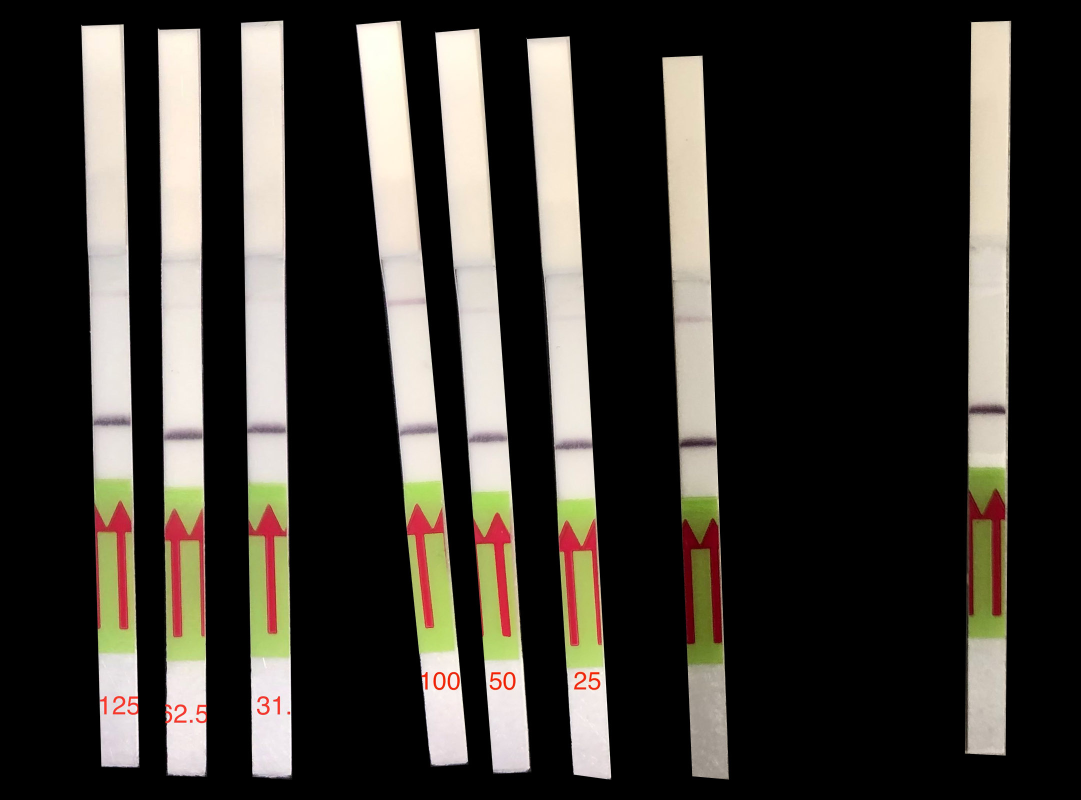
#> input picture notebooks/images/n2-low_concentration.jpg, 2162 x 1600 px (shown at 1/2 size)
$ jupyter execute 'SD from low concentration.ipynb'
#> lines starting #> are read from the running program, lines starting #| are printed output that depends on the picture; after the words box and inside, x2 and y2 are one past the last pixel; in counts of white or black regions, pixels touching at a corner belong together; long printed decimals are rounded
[cell 1]
import cv2
import imutils
import math
import numpy as np
from matplotlib import pyplot as plt

plt.rcParams['figure.figsize'] = [10, 10]

## SD from low concentration

This script calculates the SD across the signals in low concentration tests, and uses that to calcualte the detection threshold using the method from Armbruster and Pry in "Limit of Blank, Limit of Detection and Limit of Quantitation"

[cell 2]
# filename = 'images/N2_LOD_for_app_1_June202019.JPG'
filename = 'images/n2-low_concentration.jpg'
image = cv2.imread(filename)
#> image is the input picture: shape (1600, 2162, 3); mean B, G, R 49.3, 55, 58.9
image = cv2.GaussianBlur(image, (5,5), 0)
plt.imshow(cv2.cvtColor(image, cv2.COLOR_BGR2RGB))

[cell 3]
# Parameters

# TODO: All of these should normalized as a function of the image resolution and expected size of the strips

w = image.shape[0]
h = image.shape[1]

# The Y value above which the top of the strip should be
maxTopY = int(w * 0.2)

# The Y value above which the begining of the sensitive part of the strip should be
maxCenterY = int(w * 0.65)

# Minimum area of the colored center box in the strip
minCenterBoxArea = 10000

# Maximum area of the colored center box in the strip
maxCenterBoxArea = 50000

# Minimum area of the top strip boxes
minTopBoxArea = 25000

# Maximum of the top strip boxes
maxTopBoxArea = 500000

# Minimum intensity for binary thresholding of the top portion of the strips
minStripThreshold = 190

# Sensitive area of the strip
stripWidth = 200
stripHeight = 2000
stripHoldY = 850
maxPeakAlign = 50

# Percentage of the margins to be removed
marginFraction = 0.2

# Times the standard deviation of the mean intensity to detect a peak in first pass
peakSTDScale = 4

# Times the standard deviation of the mean intensity to detect a peak in the final normalized data
peakSTDScaleNorm = 20

# Default peak position to use when the control does not have a positive band
defPeakPosition = 360

# Maximum position for the peak of the control's positive band
maxControlPeakPos = 390

# Red is at the beginning/end of the hue range, so it covers the [0-10] and the [170, 180] (hue in OpenCV varies
# between 0 and 180 degrees)
lower_red1 = np.array([0, 50, 50])
upper_red1 = np.array([15, 255, 255])
lower_red2 = np.array([170, 50, 50])
upper_red2 = np.array([180, 255, 255])

# Green is between 20 and 90 (these ranges can be adjusted)
lower_green = np.array([20, 50, 50])
upper_green = np.array([90, 255, 255])

[cell 4]
# Some utilities

def makeOrderedBox(rect):
    box0 = cv2.boxPoints(rect)
    box0 = np.int0(box0)

    xval = [pt[0] for pt in box0]
    yval = [pt[1] for pt in box0]

    x0 = np.mean(xval)
    y0 = np.mean(yval)

    angles = []
    for i in range(0, len(box0)):
        xi = box0[i][0]
        yi = box0[i][1]
        x = xi - x0
        y = yi - y0
        a = np.arctan2(y, x)
        val = [a, i]
        angles += [val]

    angles.sort(key=lambda val: val[0], reverse=False)
    box = np.array([box0[val[1]] for val in angles])

    return box

def boxMinX(box):
    return min([pt[0] for pt in box])

def boxMaxX(box):
    return max([pt[0] for pt in box])

def boxMinY(box):
    return min([pt[1] for pt in box])

def boxMaxY(box):
    return max([pt[1] for pt in box])

def boxArea(box):
    x0 = np.mean([pt[0] for pt in box])
    y0 = np.mean([pt[1] for pt in box])
    p0 = np.array([x0, y0])

    area = 0
    n = len(box)
    for i in range(0, n):
        p1 = box[i]
        if i < n - 1:
            p2 = box[i + 1]
        else:
            p2 = box[0]

        # Heron's Formula
        a = np.linalg.norm(p1-p0)
        b = np.linalg.norm(p2-p0)
        c = np.linalg.norm(p1-p2)
        s = (a + b + c) / 2
        triarea = np.sqrt(s * (s - a) * (s - b) * (s - c))

        area += triarea

    return area

[cell 5]
# Processing Step 1: detecting the colored area in the strips

# First, convert the image to HSV color space, which makes the color detection straightforward
hsv = cv2.cvtColor(image, cv2.COLOR_BGR2HSV)
#> hsv: shape (1600, 2162, 3); mean H, S, V 13, 17.6, 59.6

# These strips have red arrows on a green background, so we define two masks, one for red and the other for green

red_mask1 = cv2.inRange(hsv, lower_red1, upper_red1)
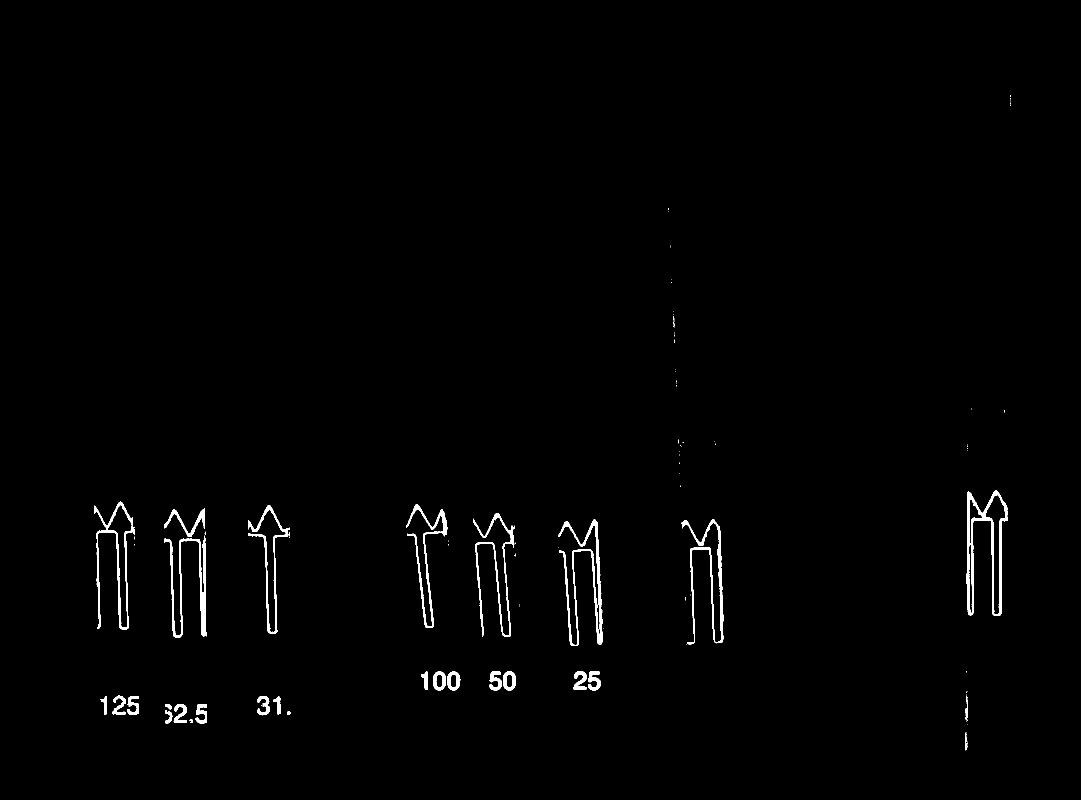
#> red_mask1: shape (1600, 2162) (shown at 1/2 size); 0.99% white; 104 white regions (75 under 20 px), largest, box (x1, y1, x2, y2) and area: (1933, 981, 2015, 1232) 4832, (1116, 1038, 1206, 1292) 3981, (328, 1071, 413, 1275) 3352
red_mask2 = cv2.inRange(hsv, lower_red2, upper_red2)
#> red_mask2: shape (1600, 2162); 1.2% white; 109 white regions (96 under 20 px), largest, box (x1, y1, x2, y2) and area: (1364, 1045, 1443, 1285) 7325, (1116, 1051, 1200, 1290) 5378, (327, 1028, 410, 1271) 5297

red_mask = red_mask1 + red_mask2
#> red_mask: shape (1600, 2162); 2.2% white; 96 white regions (65 under 20 px), largest, box (x1, y1, x2, y2) and area: (1363, 1038, 1448, 1289) 10534, (327, 1016, 413, 1275) 9616, (1116, 1038, 1206, 1292) 9360
green_mask = cv2.inRange(hsv, lower_green, upper_green)
#> green_mask: shape (1600, 2162); 4.3% white; 124 white regions (97 under 20 px), largest, box (x1, y1, x2, y2) and area: (497, 1073, 582, 1316) 15600, (814, 1067, 915, 1307) 14786, (195, 1066, 274, 1308) 13583

mask = red_mask + green_mask
#> mask: shape (1600, 2162); 6.5% white; 203 white regions (161 under 20 px), largest, box (x1, y1, x2, y2) and area: (495, 963, 582, 1316) 28088, (327, 972, 413, 1323) 27848, (1933, 922, 2016, 1299) 27015

plt.imshow(cv2.cvtColor(mask, cv2.COLOR_GRAY2RGB))

[cell 6]
# Processing Step 2: determining the bounding boxes for the colored areas

cnts = cv2.findContours(mask, cv2.RETR_EXTERNAL, cv2.CHAIN_APPROX_SIMPLE)
#> cnts = 203 contours, 167 with area under 20; largest, box (x1, y1, x2, y2) and area: (495, 963, 582, 1316) 28021, (327, 972, 413, 1323) 27948, (1933, 922, 2016, 1299) 27136, (187, 956, 274, 1308) 26810, (805, 960, 915, 1307) 26790
cnts = imutils.grab_contours(cnts)

# Create a copy of the original image to draw the bounding boxes on
tmp = image.copy()

center_boxes = []
for c in cnts:
    M = cv2.moments(c)
    if M["m00"] == 0: continue

    rect = cv2.minAreaRect(c)
    box = makeOrderedBox(rect)

    area = boxArea(box)
    if area < minCenterBoxArea or maxCenterBoxArea < area: continue

    if maxCenterY < boxMinY(box): continue

    print("Found suitable center box")
    print(area)
    print(box)
    center_boxes += [box]

    tmp = cv2.drawContours(tmp, [box], 0, (0,0,255), 10)
    tmp = cv2.circle(tmp, (box[0][0], box[0][1]), 20, (255,0,0), -1)
#> this loop made 203 passes
#> c on passes 1, 5, 8: [[1932, 1507]], [[331, 1435]], [[1932, 1413]]
#> (printed output is left out)
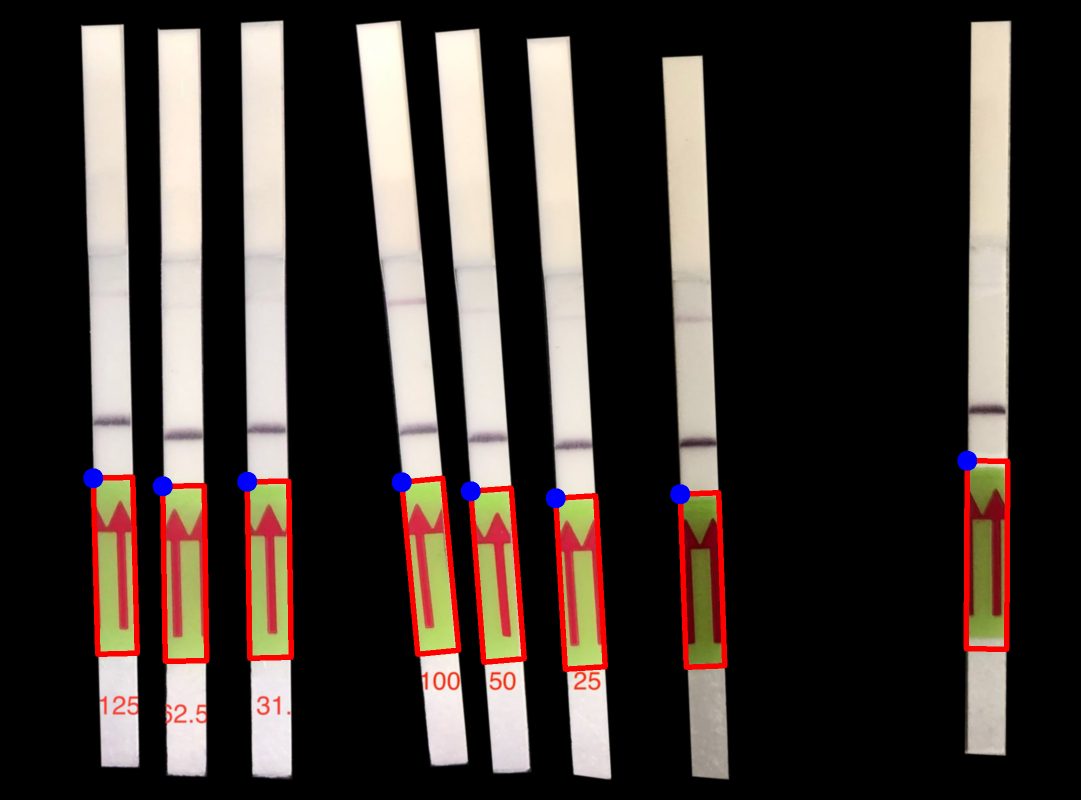
#> tmp: shape (1600, 2162, 3) (shown at 1/2 size); mean B, G, R 48.4, 52.9, 62
#> after the loop, center_boxes = 8 items

plt.imshow(cv2.cvtColor(tmp, cv2.COLOR_BGR2RGB))

[cell 7]
# Processing Step 3: binary thresholding of the entire image to extract the top part of the strips
ret, thresh = cv2.threshold(image, minStripThreshold, 255, cv2.THRESH_BINARY)
#> ret = 190

plt.imshow(cv2.cvtColor(thresh, cv2.COLOR_BGR2RGB))

[cell 8]
# Processing Step 4: detect boundary boxes for the top of the strips

grayscale = cv2.cvtColor(thresh, cv2.COLOR_BGR2GRAY)
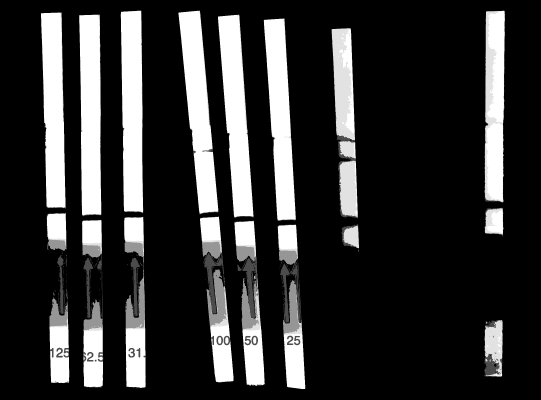
#> grayscale: shape (1600, 2162) (shown at 1/4 size); min 0, max 255, mean 51.3
cnts = cv2.findContours(grayscale, cv2.RETR_EXTERNAL, cv2.CHAIN_APPROX_SIMPLE)
#> cnts = 147 contours, 118 with area under 20; largest, box (x1, y1, x2, y2) and area: (714, 43, 873, 858) 65068, (872, 59, 1014, 872) 64794, (483, 43, 573, 854) 63002, (317, 59, 405, 865) 62420, (1055, 74, 1183, 884) 61520
cnts = imutils.grab_contours(cnts)

# Create a copy of the original image to draw the bounding boxes on
tmp = image.copy()

top_boxes = []
for c in cnts:
    M = cv2.moments(c)
    if M["m00"] == 0: continue

    rect = cv2.minAreaRect(c)
    box = makeOrderedBox(rect)

    area = boxArea(box)
    if area < minTopBoxArea or maxTopBoxArea < area:
        continue

    if maxTopY < boxMinY(box): continue

    print("Found suitable top box")
    print(area)
    print(box)
    top_boxes += [box]

    tmp = cv2.drawContours(tmp, [box], 0, (0,0,255), 10)
    tmp = cv2.circle(tmp, (box[0][0], box[0][1]), 20, (255,0,0), -1)
#> this loop made 147 passes
#> c on passes 1, 3, 5, 7, 8, 10, 11, 16: [[1939, 1286]], [[353, 1275], [356, 1275]], [[544, 1268], [545, 1268]], [[344, 1262]], [[405, 1238], [405, 1239]], [[343, 1226], [343, 1232]], [[364, 1223], [364, 1226]], [[532, 1210], [532, 1218]]
#> (printed output is left out)
#> tmp: shape (1600, 2162, 3); mean B, G, R 45.6, 50.4, 65.1

plt.imshow(cv2.cvtColor(tmp, cv2.COLOR_BGR2RGB))

[cell 9]
# From:
# https://www.cs.hmc.edu/ACM/lectures/intersections.html

def intersectLines(pt1, pt2, ptA, ptB):
    """ this returns the intersection of Line(pt1,pt2) and Line(ptA,ptB)

        returns a tuple: (xi, yi, valid, r, s), where
        (xi, yi) is the intersection
        r is the scalar multiple such that (xi,yi) = pt1 + r*(pt2-pt1)
        s is the scalar multiple such that (xi,yi) = pt1 + s*(ptB-ptA)
            valid == 0 if there are 0 or inf. intersections (invalid)
            valid == 1 if it has a unique intersection ON the segment    """

    DET_TOLERANCE = 0.00000001

    # the first line is pt1 + r*(pt2-pt1)
    # in component form:
    x1, y1 = pt1;   x2, y2 = pt2
    dx1 = x2 - x1;  dy1 = y2 - y1

    # the second line is ptA + s*(ptB-ptA)
    x, y = ptA;   xB, yB = ptB;
    dx = xB - x;  dy = yB - y;

    # we need to find the (typically unique) values of r and s
    # that will satisfy
    #
    # (x1, y1) + r(dx1, dy1) = (x, y) + s(dx, dy)
    #
    # which is the same as
    #
    #    [ dx1  -dx ][ r ] = [ x-x1 ]
    #    [ dy1  -dy ][ s ] = [ y-y1 ]
    #
    # whose solution is
    #
    #    [ r ] = _1_  [  -dy   dx ] [ x-x1 ]
    #    [ s ] = DET  [ -dy1  dx1 ] [ y-y1 ]
    #
    # where DET = (-dx1 * dy + dy1 * dx)
    #
    # if DET is too small, they're parallel
    #
    DET = (-dx1 * dy + dy1 * dx)

    if math.fabs(DET) < DET_TOLERANCE: return (0,0,0,0,0)

    # now, the determinant should be OK
    DETinv = 1.0/DET

    # find the scalar amount along the "self" segment
    r = DETinv * (-dy  * (x-x1) +  dx * (y-y1))

    # find the scalar amount along the input line
    s = DETinv * (-dy1 * (x-x1) + dx1 * (y-y1))

    # return the average of the two descriptions
    xi = (x1 + r*dx1 + x + s*dx)/2.0
    yi = (y1 + r*dy1 + y + s*dy)/2.0
    return ( xi, yi, 1, r, s )

[cell 10]
# Processing Step 5: construct the boxes that enclose the sensitive strip area

# First, order the top and center boxes from left to right
top_boxes.sort(key=lambda box: box[0][0], reverse=False)
center_boxes.sort(key=lambda box: box[0][0], reverse=False)

# Create a copy of the original image to draw the bounding boxes on
tmp = image.copy()

assert(len(top_boxes) == len(center_boxes)), "Different number of top and center boxes"

num_boxes = len(top_boxes)

strip_boxes = []

for i in range(0, num_boxes):
    tbox = top_boxes[i]
    cbox = center_boxes[i]

    # [5 lines of commented-out code are left out]

    tp0, tp1, tp2, tp3 = tbox[3], tbox[0], tbox[1], tbox[2]
    cp0, cp1, cp2, cp3 = cbox[3], cbox[0], cbox[1], cbox[2]

    # The intersection of the lines defining the sides of the strip (tp1-tp0 and tp2-tp3)
    # with the top edge of the center box defines the bottom corners of the area of interest
    res1 = intersectLines(tp1, tp0, cp1, cp2)
    res2 = intersectLines(tp2, tp3, cp1, cp2)

    assert(res1[2] == 1 and res2[2] == 1), "Top and center boxes are not intersecting"

    p1 = np.array([int(round(res1[0])), int(round(res1[1]))])
    p2 = np.array([int(round(res2[0])), int(round(res2[1]))])

    sbox = np.array([p1, tp1, tp2, p2])
#     sbox = np.array([cp1, tp1, tp2, cp2])

    strip_boxes += [sbox]
    tmp = cv2.drawContours(tmp, [sbox], 0, (0, 0, 255), 10)
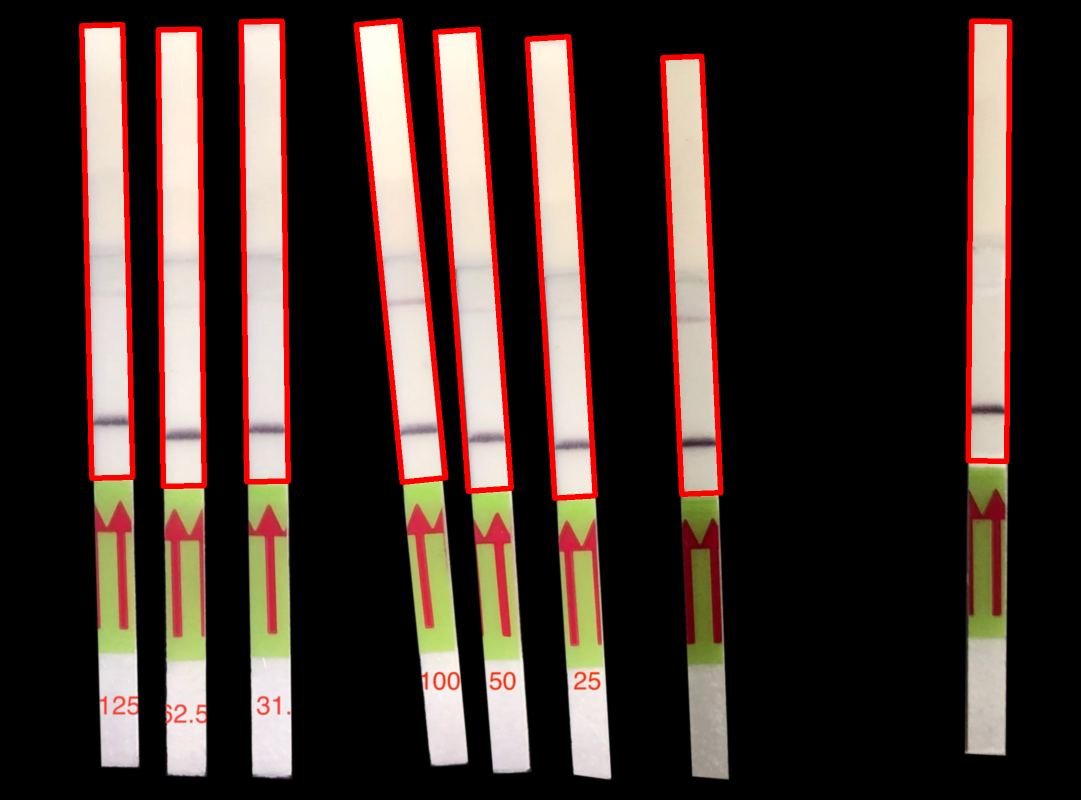
#> tmp: shape (1600, 2162, 3) (shown at 1/2 size); mean B, G, R 44.5, 49.9, 66.3

plt.imshow(cv2.cvtColor(tmp, cv2.COLOR_BGR2RGB))

[cell 11]
# Processing Step 6: Extract the strips into separate images

ref_box = np.array([[0, 0],[0, stripHeight],[stripWidth, stripHeight],[stripWidth, 0]], dtype=float)

raw_strip_images = []
for sbx in strip_boxes:
    h, status = cv2.findHomography(sbx, ref_box)
    img = cv2.warpPerspective(image, h, (stripWidth, stripHeight))
    raw_strip_images += [img]
#> this loop made 8 passes
#> sbx on passes 1 to 8: [[183, 956], [163, 51], [245, 49], [265, 954]], [[326, 972], [316, 59], [398, 58], [408, 971]], [[493, 963], [482, 43], [564, 42], [576, 962]], [[804, 964], [712, 49], [799, 41], [891, 955]], [[936, 982], [870, 64], [956, 58], [1022, 976]], [[1109, 996], [1054, 78], [1137, 73], [1190, 991]], [[1363, 988], [1325, 115], [1403, 112], [1441, 985]], [[1936, 921], [1943, 42], [2019, 43], [2013, 922]]
#> pass 1, `img = cv2.warpPerspective(image, h, (stripWidth, stripHeight))`:
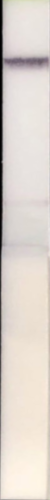
#> img: shape (2000, 200, 3) (shown at 1/4 size); mean B, G, R 205.6, 212.7, 221.1

[cell 12]
# Processing Step 7: Crop the images to remove the grip of the strips, and the vertical borders

norm_strip_images = []

fig, plots = plt.subplots(1, len(raw_strip_images))
idx = 0
for img in raw_strip_images:
    # Crop out the top and the bottom parts of the strip, and applying bilateral filtering for smoothing
    # https://opencv-python-tutroals.readthedocs.io/en/latest/py_tutorials/py_imgproc/py_filtering/py_filtering.html
    x0 = int(marginFraction * stripWidth)
    x1 = int((1 - marginFraction) * stripWidth)
    y0 = 0
    y1 = stripHoldY

    crop = img[y0:y1, x0:x1]
    nimg = cv2.bilateralFilter(crop, 9, 75, 75)
    norm_strip_images += [nimg]

    vimg = cv2.flip(nimg, 0)
    plots[idx].imshow(cv2.cvtColor(vimg, cv2.COLOR_BGR2RGB))
    idx += 1
#> this loop made 8 passes
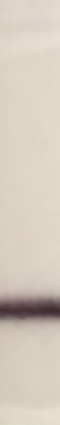
#> vimg: shape (850, 120, 3) (shown at 1/2 size); mean B, G, R 189.2, 202.7, 212.4

[cell 13]
# Processing Step 8: Plot all intensities

fig, plots = plt.subplots(len(norm_strip_images))
plt.subplots_adjust(top=1.5, hspace=0.5)
idx = len(norm_strip_images) - 1
for img in norm_strip_images:
    data = img.astype('int32')
    nrows = data.shape[0]
    values = np.array([])
    for r in range(0, nrows):
        values = np.append(values, 255 - np.mean(data[r]))
    plots[idx].plot(values)
#     if idx == 0:
#         plots[idx].set_title("CONTROL")
#     else:
    plots[idx].set_title("RESULT " + str(idx))
    idx -= 1
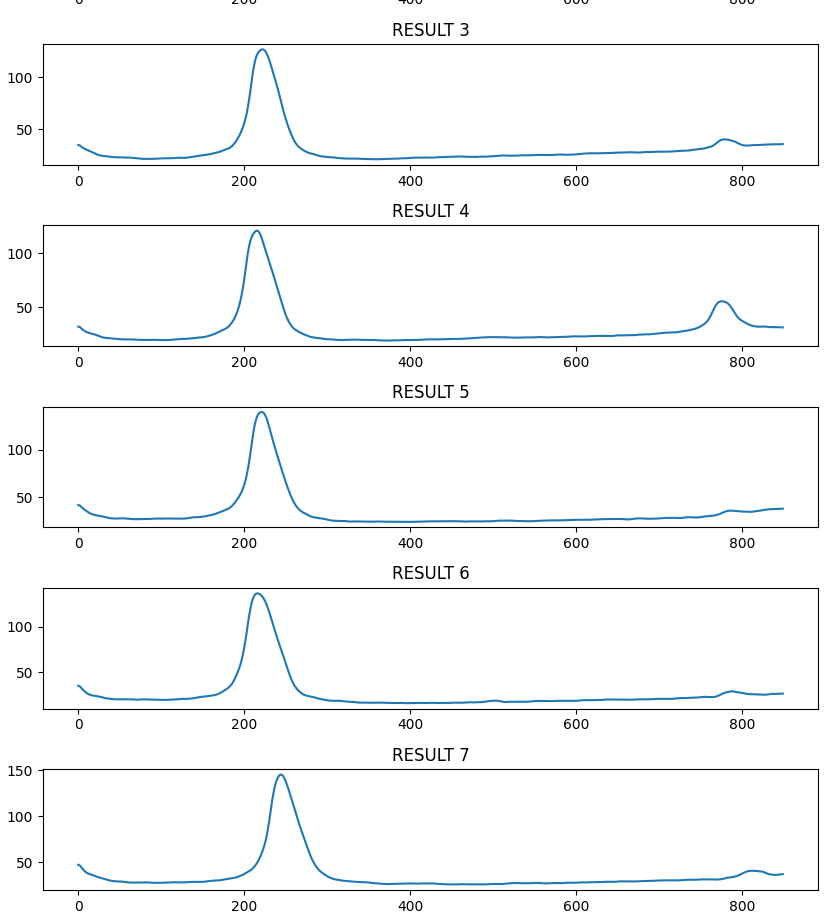
#> figure drawn by matplotlib, 8 panels; panel 1: curve peaks at x = 228, y = 197.5; panel 2: curve peaks at x = 229, y = 203.7; panel 3: curve peaks at x = 226, y = 135.9; panel 4: curve peaks at x = 222, y = 126.5

[cell 14]
# Processing Step 9: Compare all test images with the control image (last)

def getPeak(data, start, scale):
    nrows = data.shape[0]
    values = np.array([])
    for r in range(0, nrows):
        values = np.append(values, np.mean(data[r]))

    v = values[start:-1]
    mean = np.mean(v[0:int(len(v)/2)])
    std = np.std(v[0:int(len(v)/2)])

    i = np.argmin(v)
    peak = np.min(v)
    return i, peak, v

values = []
for test_img in norm_strip_images:
    test_data = test_img.astype('int32')
    half = int(test_data.shape[0]/2)
    test_pk_idx, test_pk_val, test_all_val = getPeak(test_data, half, peakSTDScale)
    values += [test_pk_val]

sd = np.std(values)
print(1.645 * sd)
#| 24.968

[cell 15]
threshold = 207.49746078574563 - 1.645 * sd

print(threshold)
#| 182.530
